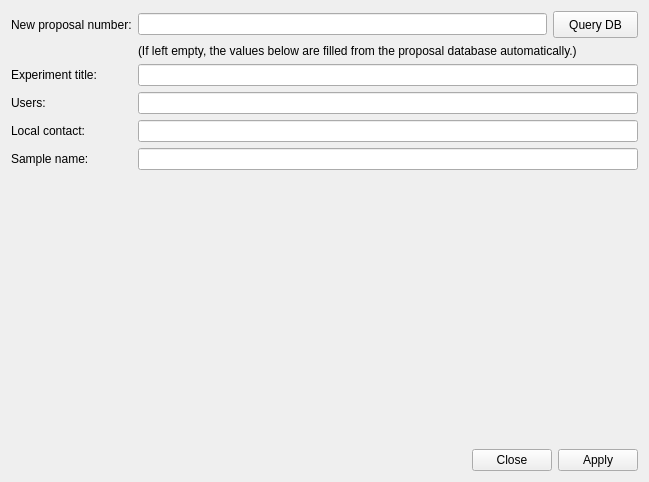
<?xml version="1.0" encoding="UTF-8"?>
<ui version="4.0">
 <class>Form</class>
 <widget class="QWidget" name="Form">
  <property name="geometry">
   <rect>
    <x>0</x>
    <y>0</y>
    <width>642</width>
    <height>482</height>
   </rect>
  </property>
  <property name="windowTitle">
   <string>Form</string>
  </property>
  <layout class="QVBoxLayout" name="verticalLayout">
   <item>
    <layout class="QGridLayout" name="gridLayout">
     <item row="0" column="0">
      <widget class="QLabel" name="label_4">
       <property name="text">
        <string>New proposal number:</string>
       </property>
      </widget>
     </item>
     <item row="0" column="1">
      <widget class="QLineEdit" name="proposalNum"/>
     </item>
     <item row="2" column="0">
      <widget class="QLabel" name="label_6">
       <property name="text">
        <string>Experiment title:</string>
       </property>
      </widget>
     </item>
     <item row="3" column="0">
      <widget class="QLabel" name="label_7">
       <property name="text">
        <string>Users:</string>
       </property>
      </widget>
     </item>
     <item row="4" column="0">
      <widget class="QLabel" name="label_8">
       <property name="text">
        <string>Local contact:</string>
       </property>
      </widget>
     </item>
     <item row="5" column="0">
      <widget class="QLabel" name="label_3">
       <property name="text">
        <string>Sample name:</string>
       </property>
      </widget>
     </item>
     <item row="0" column="2" alignment="Qt::AlignRight|Qt::AlignTop">
      <widget class="QPushButton" name="queryDBButton">
       <property name="minimumSize">
        <size>
         <width>85</width>
         <height>27</height>
        </size>
       </property>
       <property name="toolTip">
        <string>&lt;html&gt;&lt;head/&gt;&lt;body&gt;&lt;p&gt;Query the Proposal Database for Information about this proposal number.&lt;/p&gt;&lt;/body&gt;&lt;/html&gt;</string>
       </property>
       <property name="text">
        <string>Query DB</string>
       </property>
      </widget>
     </item>
     <item row="2" column="1" colspan="2">
      <widget class="QLineEdit" name="expTitle"/>
     </item>
     <item row="1" column="1" colspan="2">
      <widget class="QLabel" name="propdbInfo">
       <property name="text">
        <string>(If left empty, the values below are filled from the proposal database automatically.)</string>
       </property>
      </widget>
     </item>
     <item row="3" column="1" colspan="2">
      <widget class="QLineEdit" name="users"/>
     </item>
     <item row="4" column="1" colspan="2">
      <widget class="QLineEdit" name="localContact"/>
     </item>
     <item row="5" column="1" colspan="2">
      <widget class="QLineEdit" name="sampleName"/>
     </item>
    </layout>
   </item>
   <item>
    <spacer name="verticalSpacer">
     <property name="orientation">
      <enum>Qt::Vertical</enum>
     </property>
     <property name="sizeHint" stdset="0">
      <size>
       <width>627</width>
       <height>262</height>
      </size>
     </property>
    </spacer>
   </item>
   <item>
    <widget class="QDialogButtonBox" name="buttonBox">
     <property name="standardButtons">
      <set>QDialogButtonBox::Apply|QDialogButtonBox::Close</set>
     </property>
    </widget>
   </item>
  </layout>
 </widget>
 <resources/>
 <connections/>
</ui>
